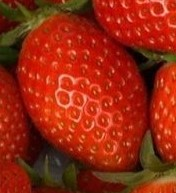
#> input picture simerah1.jpg, 176 x 193 px
$ jupyter execute 'Menghitung deteksi sawit dengan template matching.ipynb'
#> lines starting #> are read from the running program, lines starting #| are printed output that depends on the picture; after the words box and inside, x2 and y2 are one past the last pixel; in counts of white or black regions, pixels touching at a corner belong together
[cell 1]
# tampilkan kedua gambar
from matplotlib import pyplot as plt
import cv2
# panggil dan konversi warna agar sesuai dengan Matplotlib
sawit = cv2.imread('simerah1.jpg')
#> sawit is the input picture: shape (193, 176, 3); mean B, G, R 16.4, 39.9, 148
sawit = cv2.cvtColor(sawit, cv2.COLOR_BGR2RGB)
# panggil dan konversi warna agar sesuai dengan Matplotlib
kebun_sawit = cv2.imread('simerah.jfif')
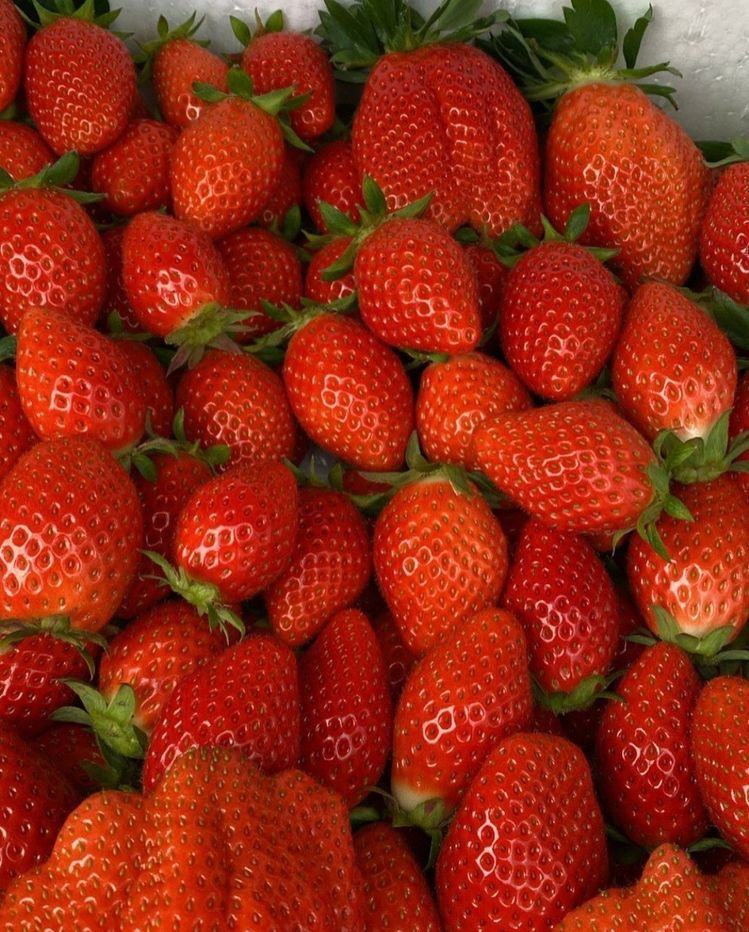
#> input picture simerah.jfif, 749 x 932 px
#> kebun_sawit is the input picture: shape (932, 749, 3); mean B, G, R 20.3, 42, 142.6
kebun_sawit = cv2.cvtColor(kebun_sawit, cv2.COLOR_BGR2RGB)
plt.subplot(121),plt.imshow(sawit), plt.title('Strawberry')
plt.subplot(122),plt.imshow(kebun_sawit), plt.title('Pasukan Strawberry')
plt.show()
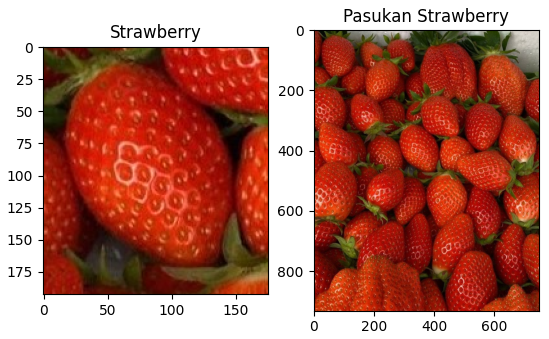
#> figure drawn by matplotlib, 2 panels

[cell 2]
import cv2
import numpy as np
import matplotlib.pyplot as plt

# Membaca gambar utuh untuk dicari
img_rgb = cv2.imread('simerah.jfif')
img_gray = cv2.cvtColor(img_rgb, cv2.COLOR_BGR2GRAY)
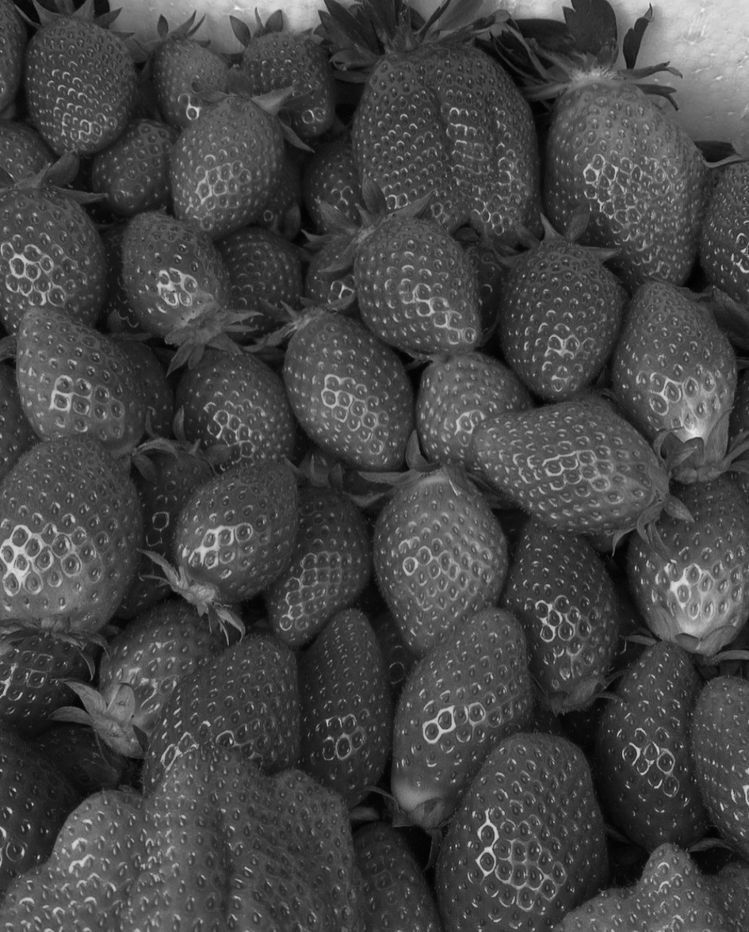
#> img_gray: shape (932, 749); min 0, max 250, mean 69.6

# Membaca template
template = cv2.imread('simerah1.jpg', 0)
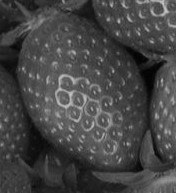
#> template: shape (193, 176); min 1, max 198, mean 69.5

# Ukuran template. Ukuran ini akan digunakan untuk menggambar kotak
w, h = template.shape[::-1]
#> w = 176; h = 193

# Menggunakan metode COEFF-NORMALIZED
res = cv2.matchTemplate(img_gray, template, cv2.TM_CCOEFF_NORMED)
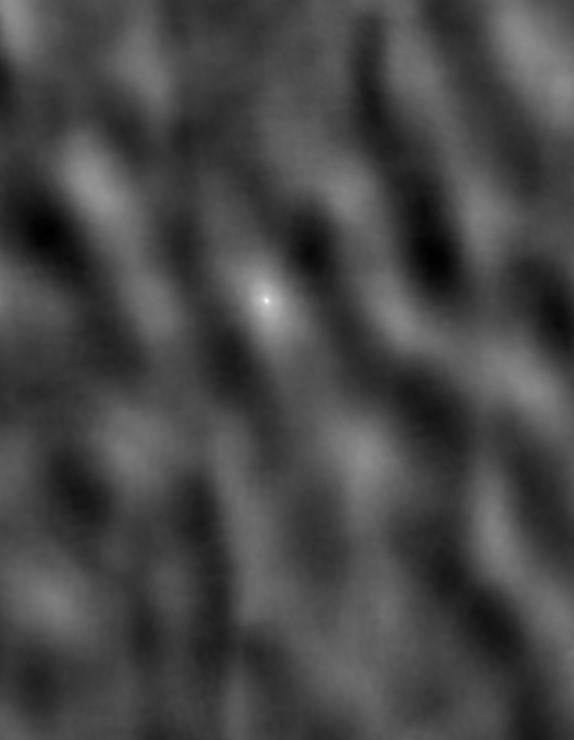
#> res: shape (740, 574) float32; min -0.385, max 0.997, mean -0.00113; drawn with min black and max white

# Mendapatkan posisi lokasi terbaik (koordinat x dan y) dari hasil pencocokan
min_val, max_val, min_loc, max_loc = cv2.minMaxLoc(res)
#> min_val = -0.385; max_val = 0.997; min_loc = (50, 231); max_loc = (266, 300)

# Mendefinisikan batasan ambang batas deteksi kemiripan titik
threshold = 0.5

# Mencari posisi lokasi yang melebihi ambang batas
loc = np.where(res >= threshold)
#> loc = 676 positions, rows 283 to 318, columns 254 to 279

# Membuat array kosong untuk menyimpan lokasi-lokasi dari hasil deteksi
lspoint = []
lspoint2 = []
count = 0  # Untuk menyimpan jumlah matching yang ditemukan

for pt in zip(*loc[::-1]):
    # Jika sudah ada, skip lokasi tersebut
    if pt[0] not in lspoint and pt[1] not in lspoint2:
        # Gambar persegi warna kuning dengan ketebalan dua poin
        cv2.rectangle(img_rgb, pt, (pt[0] + w, pt[1] + h), (0, 255, 255), 2)
        for i in range(pt[0] - 9, pt[0] + 9, 1):
            # Tambahkan koordinat x ke list
            lspoint.append(i)
        for k in range(pt[1] - 9, pt[1] + 9, 1):
            # Tambahkan koordinat y ke list
            lspoint2.append(k)
        count += 1  # Berapa jumlah matching yang ditemukan?
    else:
        continue
#> this loop made 676 passes
#> (pt, count) on pass 1: ((263, 283), 1)
#> count on pass 133: 2
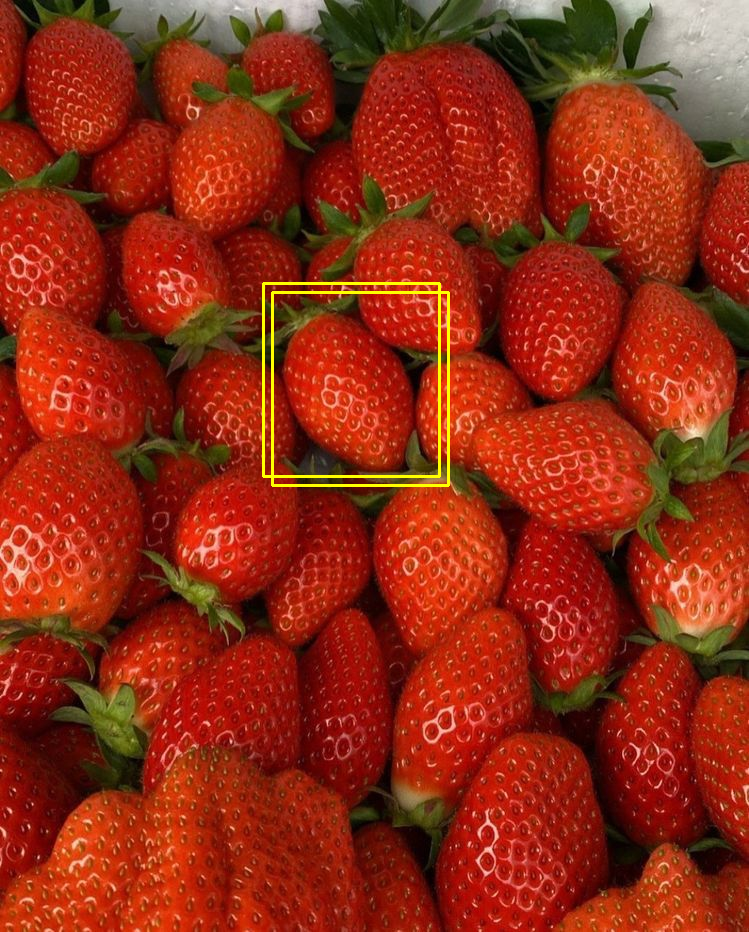
#> img_rgb: shape (932, 749, 3); 0.63% of pixels changed, all inside (x1, y1, x2, y2) = (262, 282, 450, 487)
#> after the loop, count = 2; lspoint = 36 values, max 280 at index 35, min 254 at index 0, mean 267; lspoint2 = 36 values, max 300 at index 35, min 274 at index 0, mean 287

print("Jumlah objek ditemukan:", count)
#| Jumlah objek ditemukan: 2

# Tampilkan dengan imshow
plt.imshow(cv2.cvtColor(img_rgb, cv2.COLOR_BGR2RGB))
plt.show()
